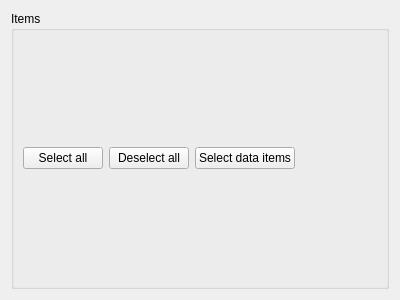
<?xml version="1.0" encoding="UTF-8"?>
<!--
######################################################################################################################
# Copyright (C) 2017-2021 Spine project consortium
# This file is part of Spine Toolbox.
# Spine Toolbox is free software: you can redistribute it and\/or modify it under the terms of the GNU Lesser General
# Public License as published by the Free Software Foundation, either version 3 of the License, or (at your option)
# any later version. This program is distributed in the hope that it will be useful, but WITHOUT ANY WARRANTY;
# without even the implied warranty of MERCHANTABILITY or FITNESS FOR A PARTICULAR PURPOSE. See the GNU Lesser General
# Public License for more details. You should have received a copy of the GNU Lesser General Public License along with
# this program. If not, see <http:\/\/www.gnu.org\/licenses\/>.
######################################################################################################################
-->
<ui version="4.0">
 <class>Form</class>
 <widget class="QWidget" name="Form">
  <property name="geometry">
   <rect>
    <x>0</x>
    <y>0</y>
    <width>400</width>
    <height>300</height>
   </rect>
  </property>
  <property name="windowTitle">
   <string>Form</string>
  </property>
  <layout class="QVBoxLayout" name="verticalLayout">
   <item>
    <widget class="QGroupBox" name="groupBox">
     <property name="title">
      <string>Items</string>
     </property>
     <layout class="QVBoxLayout" name="verticalLayout_2">
      <item>
       <layout class="QGridLayout" name="item_grid_layout"/>
      </item>
      <item>
       <layout class="QHBoxLayout" name="horizontalLayout">
        <item>
         <widget class="QPushButton" name="select_all_button">
          <property name="toolTip">
           <string>Select all items.</string>
          </property>
          <property name="text">
           <string>Select all</string>
          </property>
         </widget>
        </item>
        <item>
         <widget class="QPushButton" name="deselect_all_button">
          <property name="toolTip">
           <string>Deselect all items.</string>
          </property>
          <property name="text">
           <string>Deselect all</string>
          </property>
         </widget>
        </item>
        <item>
         <widget class="QPushButton" name="select_data_items_button">
          <property name="toolTip">
           <string>Selects entity and parameter data items.</string>
          </property>
          <property name="text">
           <string>Select data items</string>
          </property>
         </widget>
        </item>
        <item>
         <spacer name="horizontalSpacer">
          <property name="orientation">
           <enum>Qt::Horizontal</enum>
          </property>
          <property name="sizeHint" stdset="0">
           <size>
            <width>40</width>
            <height>20</height>
           </size>
          </property>
         </spacer>
        </item>
       </layout>
      </item>
     </layout>
    </widget>
   </item>
  </layout>
 </widget>
 <resources/>
 <connections/>
</ui>
